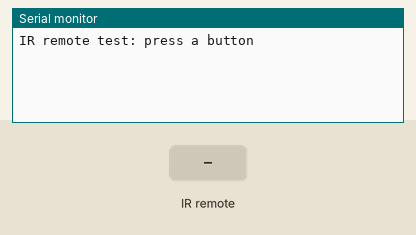
A sketch run on a simulated Arduino Uno, built with avr-gcc and run on an emulated ATmega328P. Shown: the last lines printed to the serial monitor. Inputs (shaded band) come from the test bench.

Above: at 1.2 s.
1.3 s: infrared code 0x18 received
At 2.2 s:
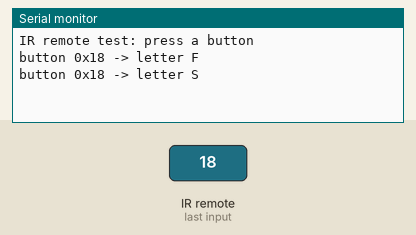
3.0 s: infrared code 0x52 received
At 3.18 s:
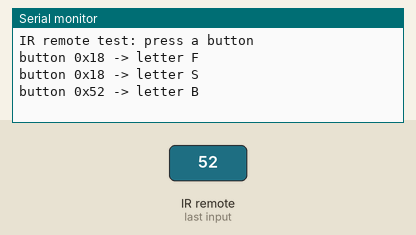
4.5 s: infrared code 0x08 received
At 4.68 s:
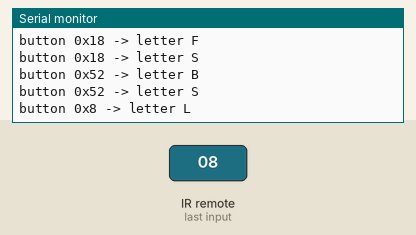
6.0 s: infrared code 0x5A received
At 7.0 s:
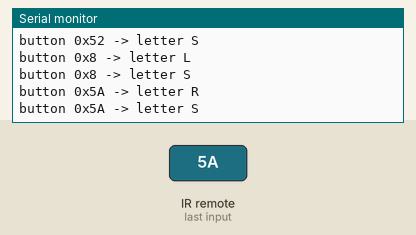
7.7 s: infrared code 0x1C received
At 8.7 s:
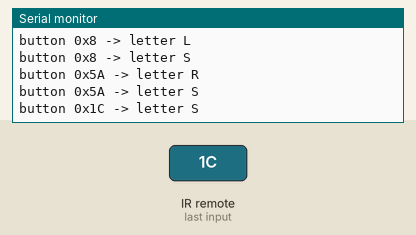
9.2 s: infrared code 0x45 received
At 9.8 s:
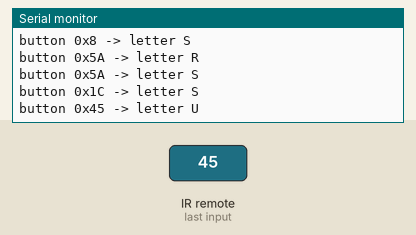

Measured:
- after the input at 1.3 s, the serial monitor: prints a new line at once (image 1)
- after the input at 3.0 s, the serial monitor: prints a new line at once (image 2)
- after the input at 4.5 s, the serial monitor: prints a new line at once (image 3)
- after the input at 6.0 s, the serial monitor: prints a new line at once (image 4)
- after the input at 7.7 s, the serial monitor: prints a new line at once (image 5)
- after the input at 9.2 s, the serial monitor: prints a new line at once (image 6)

The sketch:

IR_Remote_Addon.ino
```cpp
/*
  IR REMOTE ADD-ON - TEST
  Upload this on its own to check the IR receiver and the remote: open the Serial
  Monitor (115200 baud) and press the buttons - it shows which button you pressed and
  which car letter it sends. (The car does not move with this test.)

  To add the remote to the car's program, see README.md in this folder.
*/

#include "IR_Remote_Addon.h"

bool slowMode = false;

// Instead of driving the car, this test just shows the letter
void handleCommand(char c)
{
    Serial.print(F("button 0x"));
    Serial.print(IrReceiver.decodedIRData.command, HEX);
    Serial.print(F(" -> letter "));
    Serial.println(c);

    if (c == 'Q')
        slowMode = true;
    if (c == 'W')
        slowMode = false;
}

void setup()
{
    Serial.begin(115200);
    irSetup();
    Serial.println(F("IR remote test: press a button"));
}

void loop()
{
    irUpdate();
}
```

IR_Remote_Addon.h
```cpp
// IR REMOTE ADD-ON for the Robot Car  (how to add it: see README.md in this folder)
//
// Every remote button "presses" a phone-app letter, so the remote does exactly what
// the app does. Arrows keep going while you hold them, and stop when you let go.
// Needs the IRremote library (version 4.x, by Armin Joachimsmeyer):
// Arduino IDE > Tools > Manage Libraries > search "IRremote" > Install.

#define DECODE_NEC                 // only understand NEC remotes (the car's is one): a smaller program
#include <IRremote.hpp>

const byte IR_PIN = 8;                     // the IR receiver's signal wire (sensor shield row 8)
const unsigned long IR_LET_GO_MS = 250;    // no signal from a held arrow for this long = let go

void handleCommand(char c);        // (these two are in the main program)
extern bool slowMode;

// Which letter each remote button sends (change them if you like - the letters are
// listed at the top of the main program, "BLUETOOTH LETTERS")
char irLetter(byte button)
{
    switch (button)
    {
    case 0x18: return 'F';                       // UP      forward
    case 0x52: return 'B';                       // DOWN    backward
    case 0x08: return 'L';                       // LEFT    spin left
    case 0x5A: return 'R';                       // RIGHT   spin right
    case 0x1C: return 'S';                       // OK      stop everything
    case 0x45: return 'U';                       // 1       180-degree turn
    case 0x46: return slowMode ? 'W' : 'Q';      // 2       slow / full speed
    case 0x47: return 'u';                       // 3       smooth brake
    case 0x44: return 'T';                       // 4       turbo
    case 0x40: return '4';                       // 5       dance (again = line up with the beat)
    case 0x43: return '1';                       // 6       chaos
    case 0x07: return 'G';                       // 7       curve left
    case 0x15: return 'H';                       // 8       curve right
    case 0x09: return 'I';                       // 9       search
    case 0x16: return '2';                       // *       auto forward
    case 0x19: return '3';                       // 0       donut
    case 0x0D: return 'J';                       // #       auto backward
    }
    return 0;                                    // a button with no job
}

byte irHeldButton = 0;             // the arrow being held down (0 = none)
unsigned long irHeldAt = 0;        // when its last "still held" signal came

// Call in setup(), on the line BEFORE setupBuzzer()
void irSetup()
{
    IrReceiver.begin(IR_PIN, ENABLE_LED_FEEDBACK);    // (the "L" LED on the board flickers when the remote sends)
}

// Call in loop()
void irUpdate()
{
    if (irHeldButton && millis() - irHeldAt > IR_LET_GO_MS)   // the arrow was let go: stop
    {
        irHeldButton = 0;
        handleCommand('S');
    }

    if (!IrReceiver.decode())
        return;

    byte button = IrReceiver.decodedIRData.command;
    bool stillHeld = IrReceiver.decodedIRData.flags & IRDATA_FLAGS_IS_REPEAT;
    bool known = IrReceiver.decodedIRData.protocol != UNKNOWN;
    IrReceiver.resume();                         // get ready for the next button

    if (stillHeld)                               // the remote says "still held down" about every 0.1 s
    {
        if (button == irHeldButton)
            irHeldAt = millis();
        return;
    }

    char letter = irLetter(button);
    if (!known || letter == 0)
        return;

    bool arrow = (letter == 'F' || letter == 'B' || letter == 'L' || letter == 'R');
    irHeldButton = arrow ? button : 0;
    irHeldAt = millis();
    handleCommand(letter);
}
```
